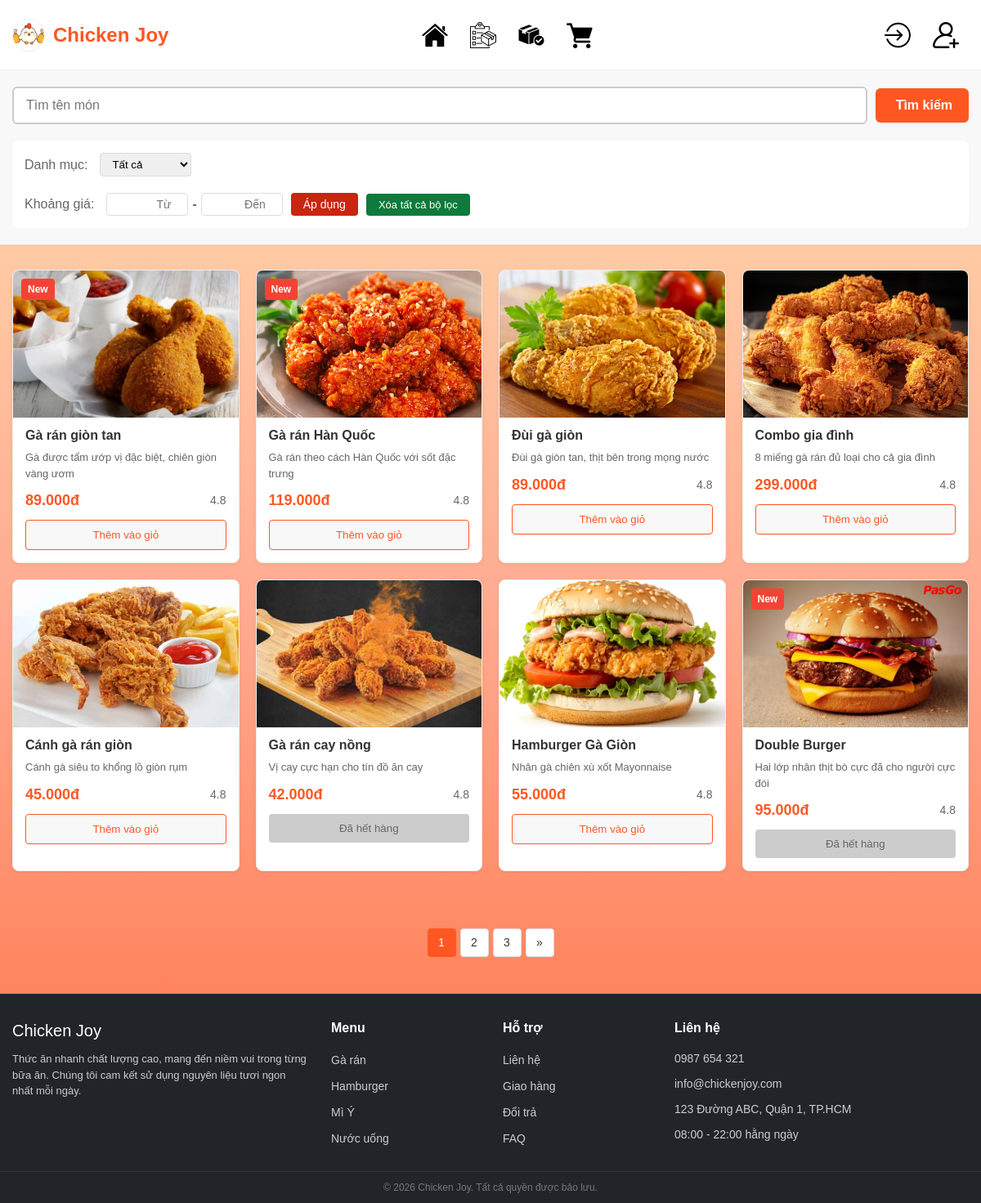
Screenshot of /pages/Thucdon.php with the database file from the repository.
### tables this page shows
CREATE TABLE `products` (
  `id` int(11) NOT NULL AUTO_INCREMENT,
  `product_code` varchar(20) UNIQUE DEFAULT NULL,  
  `category_id` int(11) DEFAULT 1,                 
  `product_name` varchar(255) NOT NULL,            
  `description` text DEFAULT NULL,                 
  `unit` varchar(50) NOT NULL DEFAULT 'Phần',      
  `import_price` decimal(15, 2) DEFAULT 0.00,      
  `profit_rate` decimal(5, 2) DEFAULT 0.20,        
  `price` decimal(15, 2) NOT NULL,                 
  `stock` int(11) DEFAULT 0,                       
  `calories` int(11) DEFAULT 0,                    
  `protein` int(11) DEFAULT 0,                     
  `carbs` int(11) DEFAULT 0,                       
  `fat` int(11) DEFAULT 0,                         
  `image` varchar(255) DEFAULT 'default.jpg',      
  `is_new` tinyint(1) DEFAULT 0,                   
  `status` ENUM('active', 'hidden') DEFAULT 'active',
  `created_at` timestamp NOT NULL DEFAULT current_timestamp(),
  PRIMARY KEY (`id`),
  FOREIGN KEY (`category_id`) REFERENCES `categories`(`id`) ON DELETE RESTRICT
);

### pages/Thucdon.php (the view, shortened to what this page needs)
<?php
include '../config/database.php';
$search = isset($_GET['search']) ? trim($_GET['search']) : '';
$raw_input = $search;
$category = $_GET['category'] ?? '';
$min_price = (isset($_GET['min_price']) && $_GET['min_price'] !== '') ? (float)$_GET['min_price'] : 0;
$max_price = (isset($_GET['max_price']) && $_GET['max_price'] !== '') ? (float)$_GET['max_price'] : 999999999;
$conditions = ["p.status = 'active'"];
$params = [];
$types = "";
$conditions[] = "p.price >= ? AND p.price <= ?";
$params[] = (float)$min_price;
$params[] = (float)$max_price;
$types .= "dd";
$where_clause = " WHERE " . implode(" AND ", $conditions);
$limit = 8;
$page = max(1, (int)($_GET['page'] ?? 1));
$offset = ($page - 1) * $limit;
$sql = "SELECT p.* FROM products p
        JOIN categories c ON p.category_id = c.id
        $where_clause
        LIMIT ? OFFSET ?";
$params[] = $limit;
$params[] = $offset;
$types .= "ii";
$stmt = mysqli_prepare($conn, $sql);
mysqli_stmt_bind_param($stmt, $types, ...$params);
mysqli_stmt_execute($stmt);
$result = mysqli_stmt_get_result($stmt);
$total_sql = "SELECT COUNT(p.id) FROM products p
              JOIN categories c ON p.category_id = c.id
              $where_clause";
$total_stmt = mysqli_prepare($conn, $total_sql);
$total_types = substr($types, 0, -2);
$total_params = array_slice($params, 0, -2);
if (!empty($total_params)) {
    mysqli_stmt_bind_param($total_stmt, $total_types, ...$total_params);
}
mysqli_stmt_execute($total_stmt);
$total_result = mysqli_stmt_get_result($total_stmt);
$total_rows = mysqli_fetch_array($total_result)[0];
$total_pages = ceil($total_rows / $limit);
$query_string = "search=" . urlencode($raw_input) . "&category=" . urlencode($category) . "&min_price=" . $min_price . "&max_price=" . ($max_price == 999999999 ? '' : $max_price);
?>
<!DOCTYPE html>
<html lang="vi">
<head>
    <link rel="stylesheet" href="../css/Thucdon.css">
</head>
<body>
    <?php include '../includes/header.php'; ?>
    <main class="main-content">
        <section class="search-bar-wrapper">
            <form action="Thucdon.php" method="GET" class="container">
                <div class="search-bar">
                    <input type="text" name="search" value="<?php echo htmlspecialchars($search); ?>"
                           placeholder="Tìm tên món" class="search-input">
                    <button type="submit" class="search-btn">
                        <i class="fas fa-search"></i> Tìm kiếm
                    </button>
                </div>
                <div class="filter-bar" style="margin-top: 20px; display: flex; flex-wrap: wrap; gap: 20px; align-items: center; background: #fff; padding: 15px; border-radius: 8px;">
                    <div class="category-list">
                        <span class="label">Danh mục:</span>
                        <select name="category" style="padding: 5px 10px; border-radius: 4px; border: 1px solid #ddd;">
                            <option value="">Tất cả</option>
                        </select>
                    </div>
                    <div class="price-range-filter" style="display: flex; align-items: center; gap: 10px;">
                        <span class="label">Khoảng giá:</span>
                        <div class="price-inputs">
                            <input type="number" name="min_price" placeholder="Từ" value="<?php echo ($min_price > 0) ? $min_price : ''; ?>" style="width: 100px; padding: 5px; border: 1px solid #ddd;">
                            <span class="separator">-</span>
                            <input type="number" name="max_price" placeholder="Đến" value="<?php echo ($max_price < 999999999) ? $max_price : ''; ?>" style="width: 100px; padding: 5px; border: 1px solid #ddd;">
                        </div>
                        <button type="submit" class="apply-price-btn" style="background: #ca2510; color: white; border: none; padding: 6px 15px; border-radius: 4px; cursor: pointer;">Áp dụng</button>
                        <button type="button" onclick="window.location.href='Thucdon.php'" style="background: #0e7a3b; color: white; border: none; padding: 6px 15px; border-radius: 4px; cursor: pointer; font-size: 13px;">
                            Xóa tất cả bộ lọc
                        </button>
                    </div>
                </div>
            </form>
        </section>
        <section class="container product-grid">
            <?php if (mysqli_num_rows($result) > 0): ?>
                <?php while($row = mysqli_fetch_assoc($result)): ?>
                    <div class="product-card">
                        <a href="../pages/Chitietmonan.php?id=<?php echo $row['id']; ?>">
                            <?php if(isset($row['is_new']) && $row['is_new'] == 1): ?>
                                <div class="badge-tag new-tag">New</div>
                            <?php endif; ?>
                            <img src="../images/<?php echo $row['image']; ?>" onerror="this.src='../images/default.jpg'" alt="<?php echo htmlspecialchars($row['product_name']); ?>">
                        </a>
                        <div class="card-content">
                            <h3><?php echo htmlspecialchars($row['product_name']); ?></h3>
                            <p class="description"><?php echo htmlspecialchars($row['description']); ?></p>
                            <div class="details">
                                <span class="price"><?php echo number_format($row['price'], 0, ',', '.'); ?>đ</span>
                                <div class="rating"><i class="fas fa-star" style="color: #ffc107;"></i> 4.8</div>
                            </div>
                            <div class="actions">
                                <?php if($row['stock'] > 0): ?>
                                    <button class="btn-add-to-cart" data-id="<?php echo $row['id']; ?>">Thêm vào giỏ</button>
                                <?php else: ?>
                                    <button class="btn-add-to-cart" disabled style="background-color: #ccc; color: #666; cursor: not-allowed; border: none;">Đã hết hàng</button>
                                <?php endif; ?>
                            </div>
                        </div>
                    </div>
                <?php endwhile; ?>
            <?php else: ?>
                <div style="grid-column: 1/-1; text-align: center; padding: 50px;">
                    <p style="color: #666; font-size: 16px;">Không tìm thấy món ăn nào phù hợp với bộ lọc của bạn.</p>
                </div>
            <?php endif; ?> </section>
        <div class="container pagination-info" style="margin-top: 30px; display: flex; justify-content: center;">
            <div class="pagination">
                <?php for ($i = 1; $i <= $total_pages; $i++): ?>
                    <a href="Thucdon.php?page=<?php echo $i; ?>&<?php echo $query_string; ?>"
                       class="<?php echo ($page == $i) ? 'active' : ''; ?>">
                        <?php echo $i; ?>
                    </a>
                <?php endfor; ?>
                <?php if($page < $total_pages): ?>
                    <a href="Thucdon.php?page=<?php echo $page+1; ?>&<?php echo $query_string; ?>">&raquo;</a>
                <?php endif; ?>
            </div>
        </div>
    </main>
    <?php include '../includes/footer.php'; ?>
</body>
</html>

### includes/header.php (shortened to what this page needs)
<link rel="stylesheet" href="../css/header.css">
<header class="header">
    <div class="logo">
        <a href="../pages/Trangchu.php" style="text-decoration: none; display: flex; align-items: center; gap: 10px;">
            <img src="../images/logo-1.png" alt="Logo Chicken Joy">
            <span>Chicken Joy</span>
        </a>
    </div>
    <nav class="nav-icon-menu">
        <a href="../pages/Trangchu.php" class="nav-item">
            <img src="../images/Trangchu.png" alt="Trang chủ">
        </a>
        <a href="../pages/Thucdon.php" class="nav-item">
            <img src="../images/Thucdon.png" alt="Thực đơn">
        </a>
        <a href="<?php echo isset($_SESSION['user_id']) ? 'Donhang.php' : 'Dangnhap.php'; ?>" class="nav-item">
            <img src="../images/Donhang.png" alt="Đơn hàng">
        </a>
        <a href="<?php echo isset($_SESSION['user_id']) ? 'Giohang.php' : 'Dangnhap.php'; ?>" class="nav-item">
            <img src="../images/Giohang.png" alt="Giỏ hàng">
        </a>
        <?php if(isset($_SESSION['user_id'])): ?>
            <a href="../pages/Thongtincanhan.php" class="nav-item active">
                <img src="../images/Taikhoan.png" alt="Avatar">
                <span class="nav-text"><?php echo htmlspecialchars($_SESSION['user_fullname']); ?></span>
            </a>
            <a href="../pages/Logout.php" class="nav-item logout-btn">
                <img src="../images/logout.png" alt="logout">
                <span class="nav-text">Đăng xuất</span>
            </a>
        <?php else: ?>
            <a href="../pages/Dangnhap.php" class="nav-item">
                <img src="../images/dangnhap.png" alt="Login">
            </a>
            <a href="../pages/Dangky.php" class="nav-item">
                <img src="../images/dangki.png" alt="Register" >
            </a>
        <?php endif; ?>
    </nav>
</header>

### includes/footer.php (shortened to what this page needs)
<footer class="main-footer">
    <div class="container footer-grid">
        <div class="footer-col footer-info">
            <div class="footer-logo">
                <span class="logo-text">Chicken Joy</span>
            </div>
            <p>Thức ăn nhanh chất lượng cao, mang đến niềm vui trong từng bữa ăn. Chúng tôi cam kết sử dụng nguyên liệu tươi ngon nhất mỗi ngày.</p>
            <div class="social-links">
            </div>
        </div>
        <div class="footer-col">
            <h4>Menu</h4>
            <ul>
                <li><a href="Thucdon.php?category=GaRan">Gà rán</a></li>
                <li><a href="Thucdon.php?category=Hamburger">Hamburger</a></li>
                <li><a href="Thucdon.php?category=MiY">Mì Ý</a></li>
                <li><a href="Thucdon.php?category=NuocUong">Nước uống</a></li>
            </ul>
        </div>
        <div class="footer-col">
            <h4>Hỗ trợ</h4>
            <ul>
                <li><a href="#">Liên hệ</a></li>
                <li><a href="#">Giao hàng</a></li>
                <li><a href="#">Đổi trả</a></li>
                <li><a href="#">FAQ</a></li>
            </ul>
        </div>
        <div class="footer-col contact-details">
            <h4>Liên hệ</h4>
            <p><i></i> 0987 654 321</p>
            <p><i></i> info@chickenjoy.com</p>
            <p><i ></i> 123 Đường ABC, Quận 1, TP.HCM</p>
            <p><i></i> 08:00 - 22:00 hằng ngày</p>
        </div>
    </div>
    <div class="copyright">
        &copy; <?php echo date("Y"); ?> Chicken Joy. Tất cả quyền được bảo lưu.
    </div>
</footer>

### css/header.css (style rules this page uses)
.header { background-color: white; border-bottom: 1px solid #eee; display: flex; justify-content: space-between; align-items: center; padding: 10px 15px; }
.logo { display: flex; align-items: center; gap: 10px; }
.logo img { width: 40px; height: 40px; border-radius: 50%; object-fit: cover; border: 1px solid #eee; }
.logo span { font-weight: bold; font-size: 24px; color: var(--primary-color); }
.nav-icon-menu { display: flex; align-items: center; gap: 5px; flex-grow: 1; justify-content: flex-start; }
.nav-item { display: flex; align-items: center; max-width: 54px; height: 65px; padding: 0 10px; background: transparent; border-radius: 32.5px; cursor: pointer; text-decoration: none; color: var(--text-color); font-size: 15px; font-weight: 500; white-space: nowrap; overflow: hidden; transition: transform 0.2s ease, max-width 0.3s ease, background 0.3s ease; }
.nav-icon-menu > .nav-item:nth-child(1) { margin-left: 300px; }
.nav-icon-menu > .nav-item:nth-child(4) { margin-right: auto; }
.nav-item img { width: 32px; height: 32px; object-fit: cover; filter: grayscale(100%) brightness(1); transition: filter 0.4s ease, transform 0.4s ease; }
.nav-item:nth-child(5) img { filter: none; border-radius: 50%; }

### rows the page displays
products: is_new "New", image (picture), product_name "Gà rán giòn tan", description "Gà được tẩm ướp vị đặc biệt, chiên giòn vàng ươm", price "89.000"
products: is_new "New", image (picture), product_name "Gà rán Hàn Quốc", description "Gà rán theo cách Hàn Quốc với sốt đặc trưng", price "119.000"
products: image (picture), product_name "Đùi gà giòn", description "Đùi gà giòn tan, thịt bên trong mọng nước", price "89.000"
products: image (picture), product_name "Combo gia đình", description "8 miếng gà rán đủ loại cho cả gia đình", price "299.000"
products: image (picture), product_name "Cánh gà rán giòn", description "Cánh gà siêu to khổng lồ giòn rụm", price "45.000"
products: image (picture), product_name "Gà rán cay nồng", description "Vị cay cực hạn cho tín đồ ăn cay", price "42.000", stock "Đã hết hàng"
products: image (picture), product_name "Hamburger Gà Giòn", description "Nhân gà chiên xù xốt Mayonnaise", price "55.000"
products: is_new "New", image (picture), product_name "Double Burger", description "Hai lớp nhân thịt bò cực đã cho người cực đói", price "95.000", stock "Đã hết hàng"
